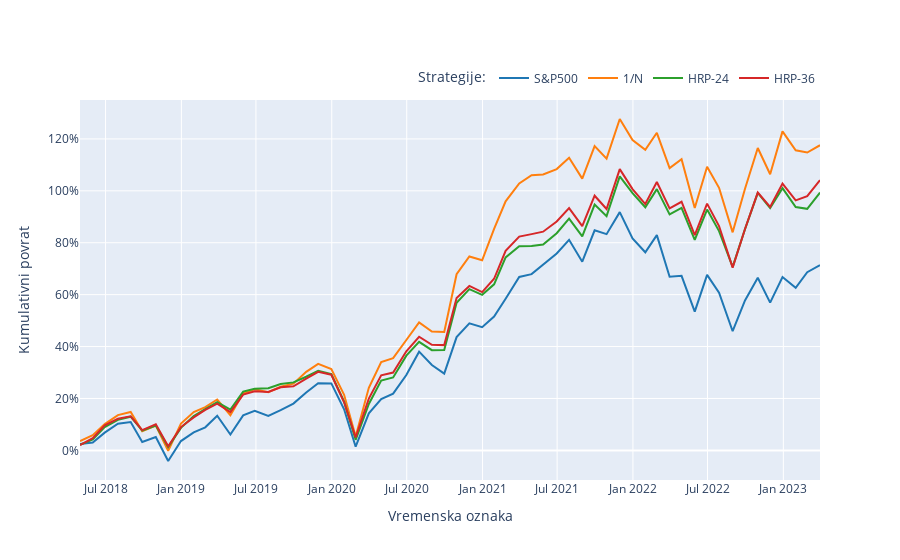

Notebook source saved alongside this figure:
### Code cell
# Assuming your DataFrame is called 'df'

# Rename the columns for better readability in the legend
df = df.rename(columns={
    'cumulative_benchmark': 'S&P500',
    'cumulative_returns_assets50_SMAChoice-6_SimpleAllocator': '1/N',
    'cumulative_returns_assets50_SMAChoice-6_HRP-24': 'HRP-24',
    'cumulative_returns_assets50_SMAChoice-6_HRP-36': 'HRP-36',
})[["timestamp", "S&P500", "1/N", "HRP-24", "HRP-36"]]

# Create the line chart
fig = go.Figure()

# Add each column to the chart
for column in df.columns[1:]:
    fig.add_trace(go.Scatter(
        x=df['timestamp'],
        y=df[column],
        mode='lines',
        name=column
    ))

# Define an eye-pleasing color scheme
color_scheme = [
    '#1f77b4',  # blue
    '#ff7f0e',  # orange
    '#2ca02c',  # green
    '#d62728',  # red
    '#9467bd',   # purple
    '#e5b800'   # yellow
]

# Assign colors to each line
for i, trace in enumerate(fig.data):
    trace.line.color = color_scheme[i]

# Set the title and axis labels
fig.update_layout(
    xaxis_title='Vremenska oznaka',
    yaxis_title='Kumulativni povrat'
)

# Show the legend with the formatted names
fig.update_layout(
    legend=dict(
        title='Strategije:',
        orientation='h',
        yanchor='bottom',
        y=1.02,
        xanchor='right',
        x=1
    )
)

fig.update_yaxes(tickformat='.0%')

# Display the chart
fig.show()
